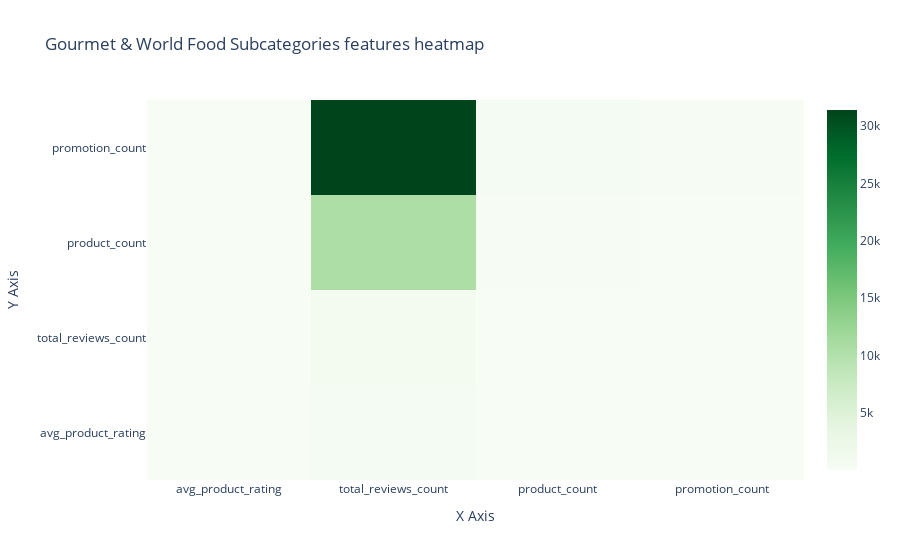

Notebook code cell kept with this figure:
### Code cell
import plotly.graph_objects as go
required_data = growth_subcategories[['product_rating', 'customer_reviews_count', 'product_title', 'promotion_indicator']]
required_data.columns = ['avg_product_rating', 'total_reviews_count', 'product_count', 'promotion_count']
fig = go.Figure(data=go.Heatmap(
                   z=required_data,
                   x=['avg_product_rating', 'total_reviews_count', 'product_count', 'promotion_count'],
                   y=['avg_product_rating', 'total_reviews_count', 'product_count', 'promotion_count'],
                   colorscale='Greens'))

# Set the title and axis labels
fig.update_layout(
    title='Gourmet & World Food Subcategories features heatmap',
    xaxis=dict(title='X Axis'),
    yaxis=dict(title='Y Axis'))

# Show the plot
fig.show()

### Figure 1 — Plotly figure (JSON) as saved in the notebook; plotly's stock layout.template omitted (floating-point values rounded to 4 significant figures)
{"data": [{"colorscale": [[0, "rgb(247,252,245)"], [0.125, "rgb(229,245,224)"], [0.25, "rgb(199,233,192)"], [0.375, "rgb(161,217,155)"], [0.5, "rgb(116,196,118)"], [0.625, "rgb(65,171,93)"], [0.75, "rgb(35,139,69)"], [0.875, "rgb(0,109,44)"], [1, "rgb(0,68,27)"]], "type": "heatmap", "x": ["avg_product_rating", "total_reviews_count", "product_count", "promotion_count"], "y": ["avg_product_rating", "total_reviews_count", "product_count", "promotion_count"], "z": [[4.167, 550, 12, 7], [3.986, 781, 14, 8], [4.079, 10596, 204, 100], [3.875, 31412, 609, 288], [4.026, 34642, 693, 391], [4.084, 12997, 253, 122], [3.993, 36592, 736, 362], [4.05, 97, 1, 1], [4.232, 12919, 239, 116], [4.156, 12260, 251, 126], [4.167, 111, 3, null], [3.956, 32537, 667, 340], [3.988, 42189, 840, 392], [4.099, 8804, 168, 82]]}], "layout": {"title": {"text": "Gourmet & World Food Subcategories features heatmap"}, "xaxis": {"title": {"text": "X Axis"}}, "yaxis": {"title": {"text": "Y Axis"}}}}
